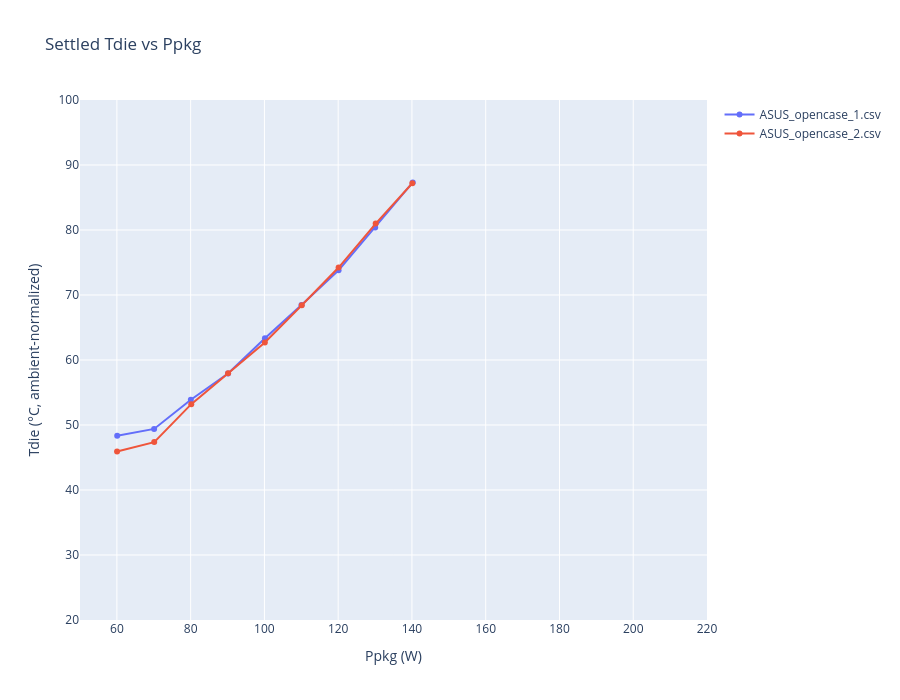

Notebook source saved alongside this figure:
### Markdown cell above
### Baseline: settled Tdie vs Ppkg

For each power step, the settled point is the ambient-normalized Tdie (`median(Tdie) - mean(Tair_in) + 20`) over the last 60 samples of that plateau, once it has held steady. The final plateau of each run is excluded: the acquisition harness ramps power until sustained thermal throttling aborts the whole run, so the last logged step was never confirmed stable. Both repeat runs are plotted as separate lines rather than merged, since their run-to-run gap isn't fully explained by the ambient difference between them.

### Code cell
plot_settled(baseline_runs)

### Figure 1 — Plotly figure (JSON) as saved in the notebook; plotly's stock layout.template omitted (floating-point values rounded to 4 significant figures)
{"data": [{"mode": "lines+markers", "name": "ASUS_opencase_1.csv", "x": [60.09, 70.09, 80.05, 90.13, 100.1, 110.1, 120.1, 130.0, 140.2], "y": [48.34, 49.39, 53.89, 57.93, 63.36, 68.45, 73.79, 80.39, 87.32], "type": "scatter"}, {"mode": "lines+markers", "name": "ASUS_opencase_2.csv", "x": [60.05, 70.12, 80.17, 90.16, 100.1, 110.1, 120.1, 130.2, 140.1], "y": [45.92, 47.37, 53.2, 57.96, 62.7, 68.43, 74.22, 80.99, 87.2], "type": "scatter"}], "layout": {"title": {"text": "Settled Tdie vs Ppkg"}, "height": 700, "xaxis": {"title": {"text": "Ppkg (W)"}, "range": [50, 220]}, "yaxis": {"title": {"text": "Tdie (°C, ambient-normalized)"}, "range": [20, 100]}}}
